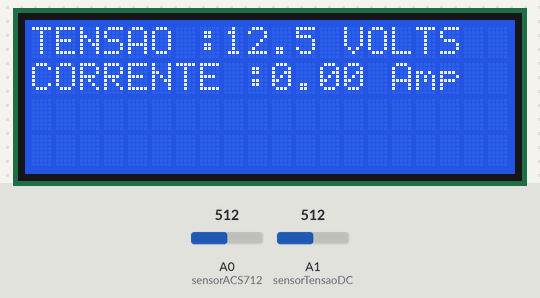
Recording of a sketch running on a simulated Arduino Uno, built with avr-gcc and run on an emulated ATmega328P. Shown: 20×4 character LCD. The test bench sets the inputs (shaded band); at power-on: A0 (sensorACS712) = 512, A1 (sensorTensaoDC) = 512. What the sketch prints to the serial monitor is not drawn.

Above: at 2.5 s.
2.6 s: A0 (sensorACS712) set to 527
At 5.3 s:
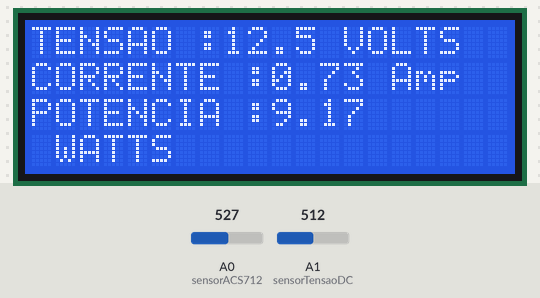
5.6 s: A1 (sensorTensaoDC) set to 716
At 7.5 s:
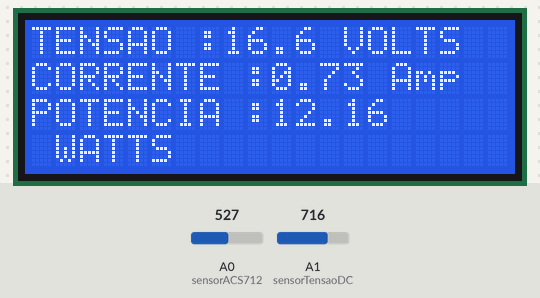
8.2 s: A0 (sensorACS712) set to 511
At 9.5 s:
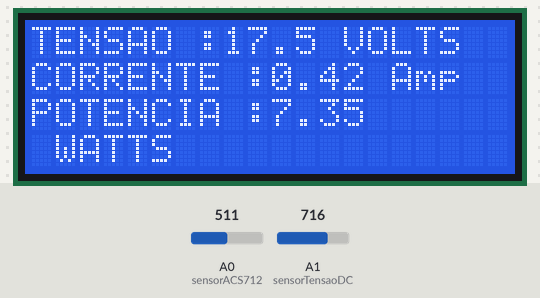
10.6 s: A1 (sensorTensaoDC) set to 900
At 11.9 s:
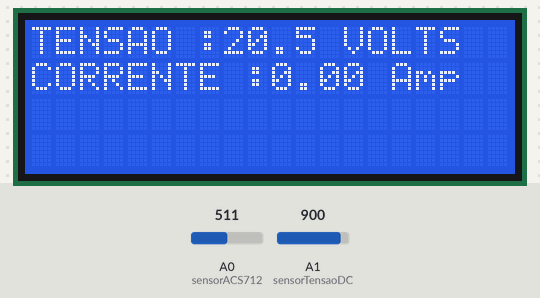
13.0 s: A1 (sensorTensaoDC) set to 1023
At 14.4 s:
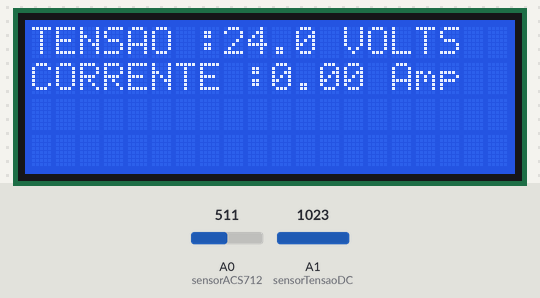
15.4 s: A0 (sensorACS712) set to 306
At 17.7 s:
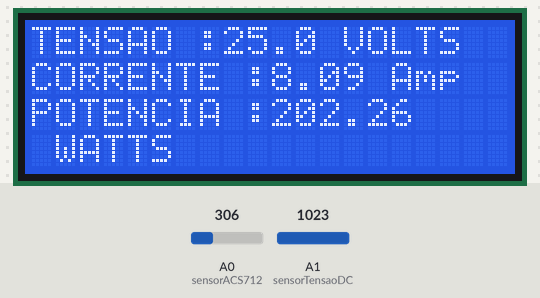
Timing chart, 0 to 18.8 s (numbered marks = the images above; inputs shaded):
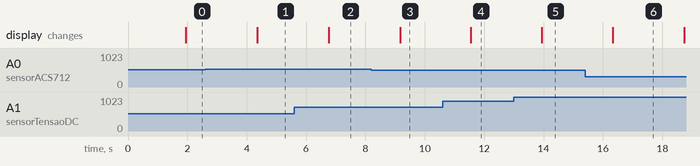

The sketch:

Sencor_corrente_lcd.ino
```cpp
/*
* CODIGO EXEMPLO ARDUINO SENSOR DE TENSÃO DC (SENSOR DE TENSÃO DC de 1V / 25 V) E
SENSOR DE CORRENTE AC https://www.youtube.com/watch?v=lLV82Qvv0j4
*/


/*-IMPORTACAO DO LCD COM I2C*/
#include <Wire.h>
#include <LiquidCrystal_I2C.h>


/*DECLARACAO CONSTANTES DO LCD*/
LiquidCrystal_I2C lcd(0x3F, 2, 1, 0, 4, 5, 6, 7, 3, POSITIVE);  // Set the LCD I2C address


//PINO DO SENSOR ACS712
int sensorACS712 =A0;

// PINO DO SENSOR DE TENSAO ANALÓGICA(A2) UTILIZADA PELO SENSOR DE TENSÃO
int sensorTensaoDC = A1;

// DECLARAÇÃO DE VARIÁVEL QUE RECEBE O VALOR LIDO NA PORTA ANALÓGICA A1
float valorTensaoDC;

// DECLARAÇÃO DA VARIÁVEL DA MEDIA DE AMOSTRAGEM
int amostragem =1000;

// DECLARAÇÃO DA VARIÁVEL DA SOMA DA MEDIA DE AMOSTRAGEM
float mediaTotalTensaoDC =0;

// DECLARAÇÃO DE VARIÁVEL QUE RECEBE O VALOR FINAL CONVERTIDO EM VOLTS DC
float valorFinalTensaoDC = 0;

//VARIAVEIS COM OS VALORES DOS RESISTORES DO SENSOR DE TENSÃO DC
float R1 = 30000.0;
float R2 = 7500.0;


// DECLARAÇÃO DA VARIÁVEL AUXILIAR
int sensorValue_aux = 0;

// DECLARAÇÃO DA VARIÁVEL QUE FARÁ LEIUTURA DIRETO NO SENSOR ACS712
float valorSensorACS712 = 0;

// DECLARAÇÃO DA VARIÁVEL QUE FARÁ LEIUTURA DE CORRENTE
float valorCorrente = 0;

// DECLARAÇÃO DA VARIÁVEL DA CONSTANTE DO ADC 5/1023
float voltsporUnidade = 0.004887586;// 5%1023

//DECLARAÇÃO DA VARIÁVEL DE SENSIBILIDADE DO ACS712
float sensibilidade = 0.100;

//DECLARAÇÃO DA VARIÁVEL DE DESVIO DO ACS712 (OPCIONAL)
float desvioACS712 = 0.045;

void setup(){
  //VALOR REFERENCIAL
  analogReference(DEFAULT);

 // INICIALIZA A PORTA SERIAL
  Serial.begin(9600);

 // DECLARA QUE A PORTA DO SENSOR DE TENSAO DC
  pinMode(sensorTensaoDC, INPUT);

  //PINO SENSOR DE CORRENTE ACS712
  pinMode(sensorACS712, INPUT);

 //INICIA O LCD DE 20 CARACTERES POR 4 LINHAS
  lcd.begin(20,4);

  //LIGA LUZ DE FUNDO
  lcd.backlight();

  delay(500);
}

void loop() {


 //REINICIA O VALOR ATUAL E ATUALIZA NA PRÓXIMA LEITURA
  valorSensorACS712 =0;

 //REINICIA O VALOR ATUAL E ATUALIZA NA PRÓXIMA LEITURA
  valorFinalTensaoDC = 0;

  //REINICIA O VALOR ATUAL E ATUALIZA NA PRÓXIMA LEITURA
  mediaTotalTensaoDC = 0;

  //INICIA A AQUISIÇÃO DOS VALORES PARA MEDIR A CORRENTE CONSUMIDA
  //INICIA A AQUISIÇÃO DOS VALORES PARA MEDIR A TENSÃO CONSUMIDA
    for(int i=0; i < amostragem ; i++){
      // le o sensor na pino analogico A0 e ajusta o valor lido ja que a saída do sensor é
      //(1023)vcc/2 para corrente =0
      sensorValue_aux = (analogRead(sensorACS712) -511.5);

      // somam os quadrados das leituras (É valido para DC e AC).
      valorSensorACS712 += pow(sensorValue_aux,2);

      //-----------------CORRENTE DC---------------------------------------
      //Somente para medir corrente DC
      ///valorSensorACS712 += sensorValue_aux ;


   //LEITURA DO VALOR NA PORTA ANALÓGICA(VARIA DE 0 ATÉ 1023)
    valorTensaoDC = analogRead(sensorTensaoDC);
    //CALCULA O VALOR A PARTIR DA RESOLUÇÃO DO ADC
    valorTensaoDC =(valorTensaoDC*voltsporUnidade);
    //INCLUE NO CALCULO OS VALORES DO DIVISOR DE TENSÃO
    mediaTotalTensaoDC = mediaTotalTensaoDC+ (valorTensaoDC / (R2/(R1+R2)));

      //UM PEQUENO INTERVALO ENTRE AS LEITURAS
      delay(1);
  }

 // CALCULO QUE MEDE A CORRENTE MÉDIA
 // finaliza o calculo da méida quadratica e ajusta o valor lido para volts
  valorSensorACS712 = (sqrt(valorSensorACS712/ amostragem)) * voltsporUnidade;

  //-----------------CORRENTE DC---------------------------------------
  //Somente para medir corrente DC
  //valorSensorACS712 = (valorSensorACS712/ amostragem) * voltsporUnidade;

  // calcula a corrente considerando a sensibilidade do sernsor (100 mV por amper)
  valorCorrente = (valorSensorACS712/sensibilidade);


   //CASO A CORRENTE OU TENSAO SEJA NULA (ZERO)
   //NAO IMPRIME A POTENCIA (WATTS)
   if(valorCorrente <= desvioACS712){
     valorCorrente =0;
   }


   //RETIRA A MEDIA DOS VALORES DE LEITURA
   valorFinalTensaoDC = mediaTotalTensaoDC / amostragem;


  //SAÍDA NA JANELA COM INFORMAÇÕES DA PORTA SERIAL
  Serial.print("LEITURA DE: ");
  //SAÍDA NA JANELA COM INFORMAÇÕES DA PORTA SERIAL
  Serial.print(valorFinalTensaoDC);
  //SAÍDA NA JANELA COM INFORMAÇÕES DA PORTA SERIAL
  Serial.println(" VOLTS");

   //SAÍDA NA JANELA COM INFORMAÇÕES DA PORTA SERIAL
   Serial.print("Leitura: ");
   //SAÍDA NA JANELA COM INFORMAÇÕES DA PORTA SERIAL
   Serial.print(valorCorrente);
   //SAÍDA NA JANELA COM INFORMAÇÕES DA PORTA SERIAL
   Serial.println(" Amp");

  //LIMPA O DISPLAY DO LCD
  lcd.clear();

  //POSICIONA NA PRIMEIRA LINHA E PRIMEIRA COLUNA
  //IMPRIME A TENSAO
   lcd.setCursor(0,0);
  //ESCREVE
   lcd.print("TENSAO :");
   lcd.print(valorFinalTensaoDC ,1);
   lcd.print(" VOLTS");


  //POSICIONA NA SEGUNDA LINHA E PRIMEIRA COLUNA
  //IMPRIME A CORRENTE

   lcd.setCursor(0,1);
  //ESCREVE
   lcd.print("CORRENTE :");
   lcd.print(valorCorrente);
   lcd.print(" Amp");


   if((valorCorrente > 0) && (valorFinalTensaoDC > 1.15)){
       // IMPRIME POTENCIA CONSUMIDA
       lcd.setCursor(0,2);
      //ESCREVE
       lcd.print("POTENCIA :");
       lcd.print(valorCorrente * valorFinalTensaoDC);

       lcd.setCursor(0,3);
       lcd.print(" WATTS");

       Serial.print("POTENCIA :");
       Serial.print(valorCorrente * valorFinalTensaoDC);
       Serial.println(" WATTS");
   }


 delay(1000);
}
```

Measured:
- the behaviour switches between 512 and 513 on A0 (sensorACS712) (found by bisection; images 0 and 1)
- after the input at 2.6 s, the display: changes after 1.8 s (image 1)
- after the input at 5.6 s, the display: changes after 1.2 s (image 2)
- after the input at 8.2 s, the display: changes after 0.96 s (image 3)
- after the input at 10.6 s, the display: changes after 0.95 s (image 4)
- after the input at 13.0 s, the display: changes after 0.93 s (image 5)
- after the input at 15.4 s, the display: changes after 0.94 s (image 6)
